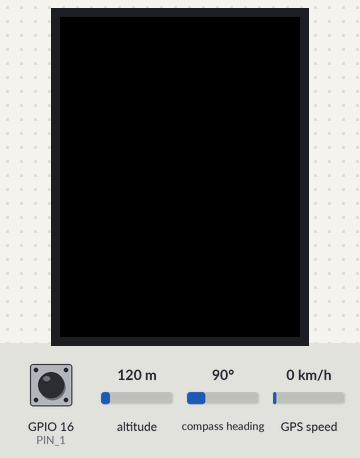
Bench run of a sketch on a simulated ESP32. Parts: 240×320 colour display. The test bench sets the inputs (shaded band); at power-on: GPIO 16 (PIN_1) HIGH, altitude 120 m, compass heading 90°, GPS speed 0 km/h. WiFi joins after 1.5 s; servers stay silent unless stated; uploads are accepted with an empty reply; random numbers use the default seed unless the sketch sets one; the GPS gets a fix after 3 s at 37.7749, -122.4194 with 8 satellites; what the sketch prints to the serial monitor is not drawn.

Above: at 5.5 s.
5.6 s: GPIO 16 (PIN_1) pulled LOW for 0.15 s
At 7.1 s:
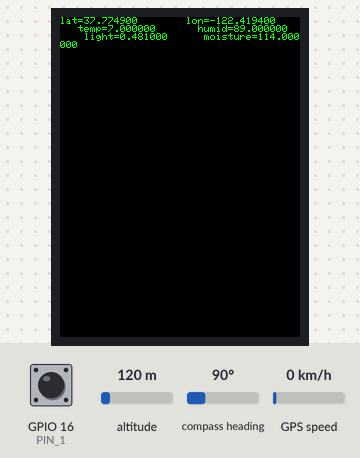
7.6 s: GPIO 16 (PIN_1) pulled LOW for 0.15 s
At 8.7 s:
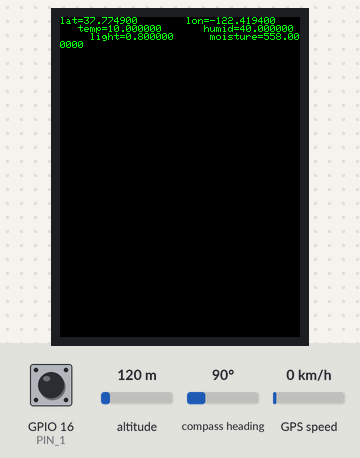
Timing chart, 0 to 10.6 s (numbered marks = the images above; inputs shaded):
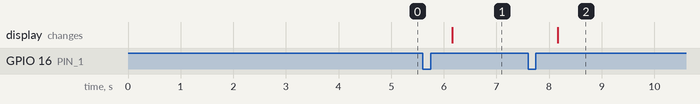

Measured:
- after the input at 5.6 s, the display: changes after 0.56 s (image 1)
- after the input at 7.6 s, the display: changes after 0.56 s (image 2)

The sketch:

berryPostGet.ino
```cpp
#include <TinyGPS++.h>
#include <WiFi.h> //Connect to WiFi Network
#include <TFT_eSPI.h> // Graphics and font library for ST7735 driver chip
#include <SPI.h> //Used in support of TFT Display
#include <string.h>  //used for some string handling and processing.

TFT_eSPI tft = TFT_eSPI();  // Invoke library, pins defined in User_Setup.h

const int RESPONSE_TIMEOUT = 6000; //ms to wait for response from host
const int GETTING_PERIOD = 5000; //periodicity of getting a number fact.

const uint16_t IN_BUFFER_SIZE = 1000; //size of buffer to hold HTTP request
const uint16_t OUT_BUFFER_SIZE = 1000; //size of buffer to hold HTTP response
char request_buffer[IN_BUFFER_SIZE]; //char array buffer to hold HTTP request
char response_buffer[OUT_BUFFER_SIZE]; //char array buffer to hold HTTP response

int state;

char network[] = "6s08";  //SSID for 6.08 Lab
char password[] = "iesc6s08"; //Password for 6.08 Lab
//char network[] = "iPhone (2)";  //SSID for 6.08 Lab
//char password[] = "hello123"; //Password for 6.08 Lab

const uint8_t LOOP_PERIOD = 10; //milliseconds
uint32_t primary_timer = 0;

const uint8_t PIN_1 = 16; //button 1

HardwareSerial gps_serial(2);
TinyGPSPlus gps;

class Button {
  public:
    uint32_t t_of_state_2;
    uint32_t t_of_button_change;
    uint32_t debounce_time;
    uint32_t long_press_time;
    uint8_t pin;
    uint8_t flag;
    bool button_pressed;
    uint8_t state; // This is public for the sake of convenience
    Button(int p) {
      flag = 0;
      state = 0;
      pin = p;
      t_of_state_2 = millis(); //init
      t_of_button_change = millis(); //init
      debounce_time = 10;
      long_press_time = 1000;
      button_pressed = 0;
    }
    void read() {
      uint8_t button_state = digitalRead(pin);
      button_pressed = !button_state;
    }
    int update() {
      flag = 0;
      read();
      if (state == 0) {
        if (button_pressed) {
          state = 1;
          t_of_button_change = millis();
        }
      } else if (state == 1) {
        if (button_pressed && (millis() - t_of_button_change) >= debounce_time) {
          state = 2;
          t_of_state_2 = millis();
        }
        else if (!button_pressed) {
          state = 0;
          t_of_button_change = millis();
        }

      } else if (state == 2) {
        if (!button_pressed) {
          state = 4;
          t_of_button_change = millis();
        }
        else if (button_pressed && (millis() - t_of_state_2) >= long_press_time) {
          state = 3;
        }

      } else if (state == 3) {
        if (!button_pressed) {
          state = 4;
          t_of_button_change = millis();
        }
      } else if (state == 4) {
        if (!button_pressed && (millis() - t_of_button_change) >= debounce_time) {
          state = 0;
          if ((millis() - t_of_state_2) < long_press_time) {
            flag = 1;
          }
          else if ((millis() - t_of_state_2) >= long_press_time) {
            flag = 2;
          }
        }
        else if (button_pressed && (millis() - t_of_state_2) <= long_press_time) {
          state = 2;
          t_of_button_change = millis();
        }
        else if (button_pressed && (millis() - t_of_state_2) >= long_press_time) {
          state = 3;
          t_of_button_change = millis();
        }
      }
      return flag;
    }
};

Button button1(PIN_1);

void setup() {
  tft.init();
  tft.setRotation(2);
  tft.setTextSize(1);
  tft.fillScreen(TFT_BLACK);
  tft.setTextColor(TFT_GREEN, TFT_BLACK);
  Serial.begin(115200); //begin serial
  gps_serial.begin(9600, SERIAL_8N1, 32, 33);
  delay(100); //wait a bit (100 ms)
  WiFi.begin(network, password); //attempt to connect to wifi
  uint8_t count = 0; //count used for Wifi check times
  Serial.print("Attempting to connect to ");
  Serial.println(network);
  while (WiFi.status() != WL_CONNECTED && count < 6) {
    delay(500);
    Serial.print(".");
    count++;
  }
  delay(2000);
  if (WiFi.isConnected()) { //if we connected then print our IP, Mac, and SSID we're on
    Serial.println("CONNECTED!");
    Serial.println(WiFi.localIP().toString() + " (" + WiFi.macAddress() + ") (" + WiFi.SSID() + ")");
    delay(500);
  } else { //if we failed to connect just Try again.
    Serial.println("Failed to Connect :/  Going to restart");
    Serial.println(WiFi.status());
    ESP.restart(); // restart the ESP (proper way)
  }
  pinMode(PIN_1, INPUT_PULLUP);

}

void loop() {
  uint8_t flag1 = button1.update();

  if (gps_serial.available()) {
    while (gps_serial.available())
      gps.encode(gps_serial.read());      // Check GPS
  }

  if (flag1 == 1) { //post
    float temp = (rand() % 100);
    float humid = (rand() % 100);
    float light = (rand() % 1000) / 1000.0;
    float moist = (rand() % 1000);
    Serial.println("PUSHED!");
    //if (gps.location.isValid()) {
    Serial.println("GOOD DATA");
    char body[200]; //for body;
    sprintf(body, "lat=%f&lon=%f&temp=%f&humid=%f&light=%f&moist=%f", 100.0, -45.89, temp, humid, light, moist); //generate body, posting to User, 1 step
    //sprintf(body, "lat=%f&lon=%f&temp=%f&humid=%f&light=%f", 100.0, 180.0, temp, humid, light); //generate body, posting to User, 1 step
    int body_len = strlen(body); //calculate body length (for header reporting)
    Serial.println(body);
    sprintf(request_buffer, "POST http://608dev.net/sandbox/sc/garciag/berryHandler_v2.py HTTP/1.1\r\n");
    strcat(request_buffer, "Host: 608dev.net\r\n");
    strcat(request_buffer, "Content-Type: application/x-www-form-urlencoded\r\n");
    sprintf(request_buffer + strlen(request_buffer), "Content-Length: %d\r\n", body_len); //append string formatted to end of request buffer
    strcat(request_buffer, "\r\n"); //new line from header to body
    strcat(request_buffer, body); //body
    strcat(request_buffer, "\r\n"); //header
    Serial.println(request_buffer);
    do_http_request("608dev.net", request_buffer, response_buffer, OUT_BUFFER_SIZE, RESPONSE_TIMEOUT, true);
    tft.fillScreen(TFT_BLACK); //fill background
    tft.setCursor(0, 0, 1); // set the cursor
    char body1[200]; //for body;
    sprintf(body1, "lat=%f        lon=%f       temp=%f       humid=%f      light=%f      moisture=%f", gps.location.lat(), gps.location.lng(), temp, humid, light, moist); //generate body, posting to User, 1 step
    tft.println(body1);
  }
  //}


  while (millis() - primary_timer < LOOP_PERIOD); //wait for primary timer to increment
  primary_timer = millis();
}


uint8_t char_append(char* buff, char c, uint16_t buff_size) {
  int len = strlen(buff);
  if (len > buff_size) return false;
  buff[len] = c;
  buff[len + 1] = '\0';
  return true;
}

void do_http_request(char* host, char* request, char* response, uint16_t response_size, uint16_t response_timeout, uint8_t serial) {
  WiFiClient client; //instantiate a client object
  if (client.connect(host, 80)) { //try to connect to host on port 80
    if (serial) Serial.print(request);//Can do one-line if statements in C without curly braces
    client.print(request);
    memset(response, 0, response_size); //Null out (0 is the value of the null terminator '\0') entire buffer
    uint32_t count = millis();
    while (client.connected()) { //while we remain connected read out data coming back
      client.readBytesUntil('\n', response, response_size);
      if (serial) Serial.println(response);
      if (strcmp(response, "\r") == 0) { //found a blank line!
        break;
      }
      memset(response, 0, response_size);
      if (millis() - count > response_timeout) break;
    }
    memset(response, 0, response_size);
    count = millis();
    while (client.available()) { //read out remaining text (body of response)
      char_append(response, client.read(), OUT_BUFFER_SIZE);
    }
    if (serial) Serial.println(response);
    client.stop();
    if (serial) Serial.println("-----------");
  } else {
    if (serial) Serial.println("connection failed :/");
    if (serial) Serial.println("wait 0.5 sec...");
    client.stop();
  }
}
```
